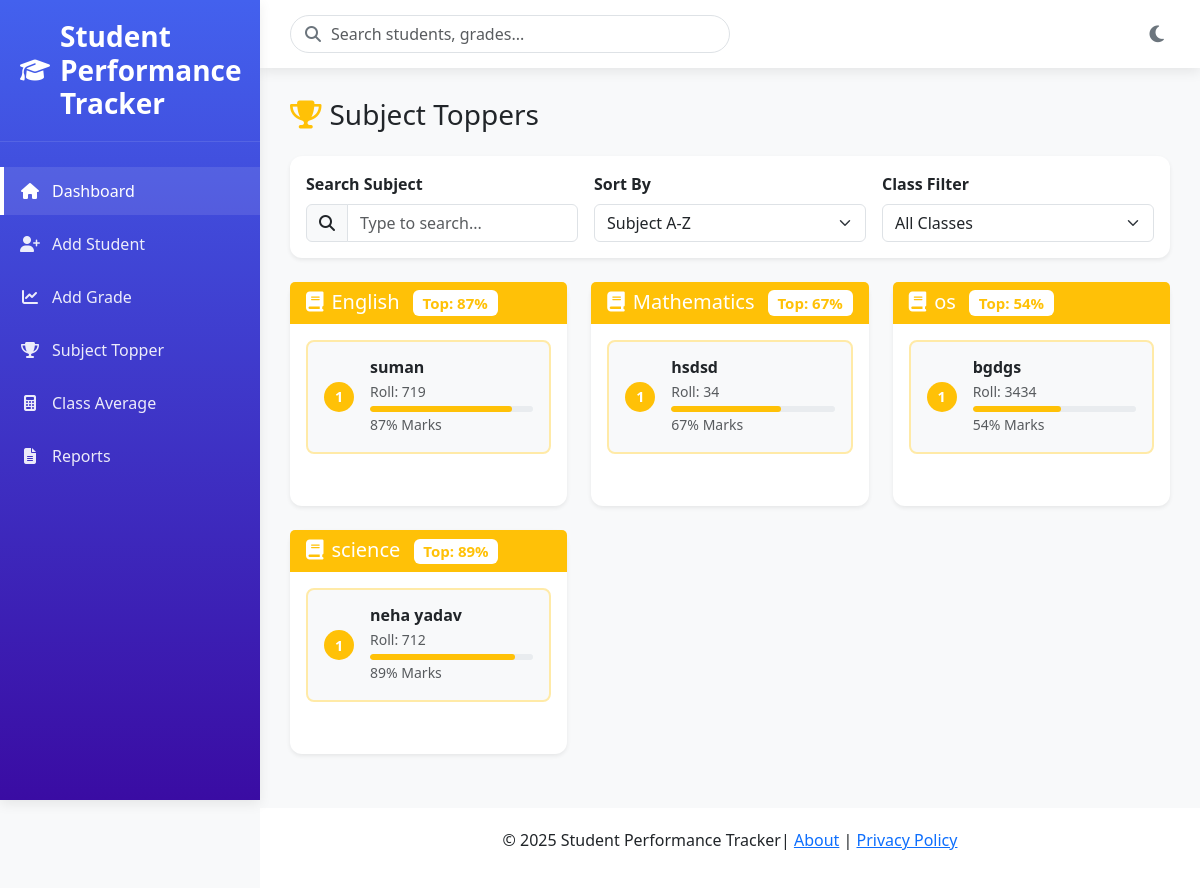
The page /subject-topper on the database its author committed.
### tables this page shows
CREATE TABLE grades (
                id INTEGER PRIMARY KEY AUTOINCREMENT,
                student_id INTEGER NOT NULL,
                subject TEXT NOT NULL,
                grade INTEGER NOT NULL,
                FOREIGN KEY(student_id) REFERENCES students(id)
            );

CREATE TABLE students (
                id INTEGER PRIMARY KEY AUTOINCREMENT,
                roll_number TEXT UNIQUE NOT NULL,
                name TEXT NOT NULL
            );

### app.py (the view)
@app.route("/subject-topper")
def subject_topper():
    toppers = database.get_subject_toppers()
    return render_template("subject_topper.html", toppers=toppers)

### database.py (called while the page is built)
def get_connection():
    conn = sqlite3.connect(DB_NAME)
    conn.row_factory = sqlite3.Row  # dict-like rows
    return conn

def get_subject_toppers():
    with closing(get_connection()) as conn:
        rows = conn.execute("""
            SELECT g.subject, s.name, s.roll_number, MAX(g.grade) AS max_grade
            FROM grades g
            JOIN students s ON g.student_id = s.id
            GROUP BY g.subject
            ORDER BY g.subject
        """).fetchall()
        return [dict(r) for r in rows]

### templates/subject_topper.html (shortened to what this page needs)
{% extends "base.html" %}
{% block content %}
<div class="d-flex justify-content-between align-items-center mb-4">
    <h3 class="mb-0"><i class="fas fa-trophy me-2 text-warning"></i>Subject Toppers</h3>
</div>
<div class="card shadow-sm mb-4">
    <div class="card-body py-3">
        <div class="row g-3">
            <div class="col-md-4">
                <label class="form-label fw-bold">Search Subject</label>
                <div class="input-group">
                    <span class="input-group-text bg-light"><i class="fas fa-search"></i></span>
                    <input type="text" class="form-control" id="subjectSearch" placeholder="Type to search...">
                </div>
            </div>
            <div class="col-md-4">
                <label class="form-label fw-bold">Sort By</label>
                <select class="form-select" id="sortSelect">
                    <option value="subject">Subject A-Z</option>
                </select>
            </div>
            <div class="col-md-4">
                <label class="form-label fw-bold">Class Filter</label>
                <select class="form-select" id="classFilter">
                    <option value="all">All Classes</option>
                </select>
            </div>
        </div>
    </div>
</div>
<div class="row" id="toppersContainer">
    {% for t in toppers %}
    <div class="col-lg-6 col-xl-4 mb-4 subject-card" data-subject="{{ t.subject|lower }}">
        <div class="card shadow-sm h-100 subject-topper-card">
            <div class="card-header bg-warning text-white">
                <h5 class="mb-0">
                    <i class="fas fa-book me-2"></i>{{ t.subject }}
                    <span class="badge bg-white text-warning ms-2">Top: {{ t.max_grade }}%</span>
                </h5>
            </div>
            <div class="card-body">
                <div class="topper-item first-rank mb-3 p-3 bg-light rounded-3">
                    <div class="d-flex align-items-center">
                        <div class="rank-badge bg-warning text-white rounded-circle me-3">
                            <span class="fw-bold">1</span>
                        </div>
                        <div class="flex-grow-1">
                            <h6 class="mb-1 fw-bold">{{ t.name }}</h6>
                            <p class="mb-1 text-muted small">Roll: {{ t.roll_number }}</p>
                            <div class="progress" style="height: 6px;">
                                <div class="progress-bar bg-warning" data-grade="{{ t.max_grade }}"></div>
                            </div>
                            <small class="text-muted">{{ t.max_grade }}% Marks</small>
                        </div>
                    </div>
                </div>
            </div>
        </div>
    </div>
    {% endfor %}
</div>
{% endblock %}

### templates/base.html (style rules this page uses)
:root { --primary: #4361ee; --secondary: #3a0ca3; --success: #4cc9f0; --light-bg: #f8f9fa; --dark-bg: #121212; --dark-card: #1e1e1e; --dark-text: #e0e0e0; --shadow: 0 4px 12px rgba(0,0,0,0.08); --transition: all 0.3s ease; }
body { font-family: 'Segoe UI', Tahoma, Geneva, Verdana, sans-serif; transition: var(--transition); background-color: var(--light-bg); min-height: 100vh; display: flex; flex-direction: column; }
.card { border: none; border-radius: 12px; box-shadow: var(--shadow); transition: var(--transition); margin-bottom: 20px; }

### templates/subject_topper.html (style rules this page uses)
.subject-topper-card { border-radius: 12px; transition: all 0.3s ease; border: none; }
.card-header { border-radius: 12px 12px 0 0; border: none; }
.rank-badge { width: 30px; height: 30px; display: flex; align-items: center; justify-content: center; font-size: 0.9rem; }
.progress { border-radius: 10px; }
.progress-bar { border-radius: 10px; }
.first-rank { background-color: #fff8e1; border: 2px solid #ffeaa7; }

### rows shown on the page
grades: subject "English", max_grade "87", name "suman", roll_number "719"
grades: subject "Mathematics", max_grade "67", name "hsdsd", roll_number "34"
students: subject "os", max_grade "54", name "bgdgs", roll_number "3434"
grades: subject "science", max_grade "89", name "neha yadav", roll_number "712"
